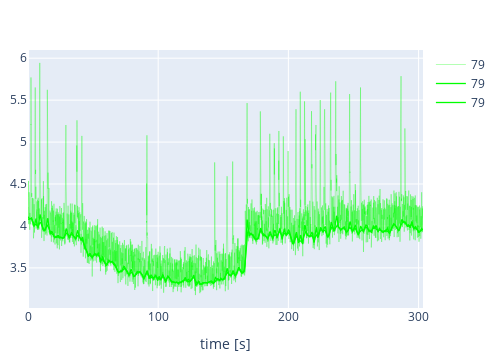

Write notebook code for a chart like this one.
### Code cell
plotTraces(regions,indices=[79],time=regions.time, showCol=["trace",'slower_2.5','slower_1.5'])

### Figure 1 — Plotly figure (JSON) as saved in the notebook; plotly's stock layout.template omitted (floating-point values rounded to 4 significant figures; data arrays with more than 128 entries replaced by an {"elided": "..."} marker saying what was removed)
{"data": [{"hoverinfo": "text", "hovertext": "79", "line": {"color": "#00FF00", "width": 0.3}, "mode": "lines", "name": "79", "type": "scatter", "x": {"elided": "8527 float values"}, "y": {"elided": "8527 float values"}}, {"hoverinfo": "text", "hovertext": "79", "line": {"color": "#00FF00", "width": 1.3}, "mode": "lines", "name": "79", "type": "scatter", "x": {"elided": "8527 float values"}, "y": {"elided": "8527 float values"}}, {"hoverinfo": "text", "hovertext": "79", "line": {"color": "#00FF00", "width": 1.3}, "mode": "lines", "name": "79", "type": "scatter", "x": {"elided": "8527 float values"}, "y": {"elided": "8527 float values"}}], "layout": {"height": 360, "margin": {"b": 10, "l": 10, "r": 10, "t": 50}, "width": 500, "xaxis": {"title": {"text": "time [s]"}}}}
